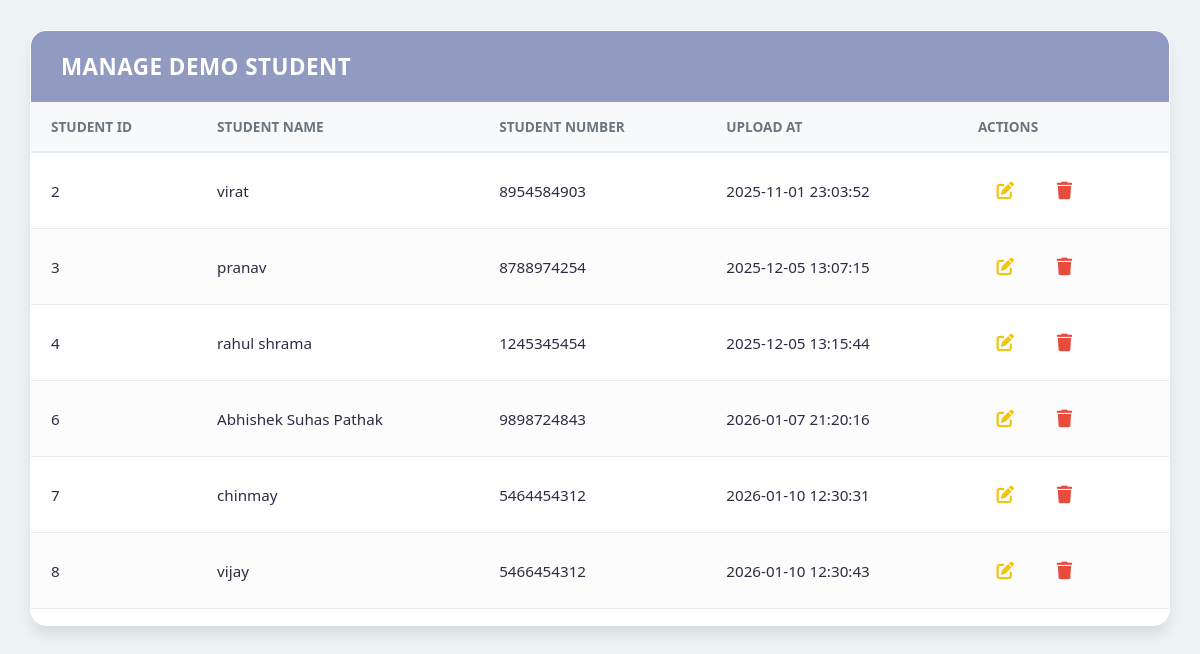
/show-details/show-demo-register-Std-details.php (signed in), run on the app's committed database.
### tables this page shows
CREATE TABLE `add_demo_students` (
  `Student_Id` int(11) NOT NULL,
  `student_name` varchar(40) NOT NULL,
  `student_num` varchar(10) NOT NULL,
  `created_at` timestamp NOT NULL DEFAULT current_timestamp()
);

### includes/security.php (called while the page is built, shortened)
<?php
function csrf_token()
{
    return $_SESSION['csrf_token'];
}
function generate_csrf_token()
{
    return csrf_token();
}

### show-details/show-demo-register-Std-details.php (the view, shortened to what this page needs)
<?php
require '../includes/config.php';
require '../includes/security.php';
$csrf_token = generate_csrf_token();
$query = "SELECT * FROM add_demo_students";
$data = mysqli_query($con, $query);
$total = mysqli_num_rows($data);
?>
<html>
<head>
    <link href="https://cdnjs.cloudflare.com/ajax/libs/font-awesome/6.4.0/css/all.min.css" rel="stylesheet">
     <link rel="stylesheet" href="../css/details/class-function.css?v=<?php echo time(); ?>">
</head>
<body class="fixed-scroll-page">
    <div class="card fixed-scroll-card">
        <div class="card-header fixed-scroll-header">
            <h2 class="card-title">Manage Demo Student</h2>
        </div>
        <form action="" method="POST">
            <div class="card-body">
                <table class="details-table">
                    <thead>
                        <tr>
                            <th>Student Id </th>
                            <th>Student Name</th>
                            <th>Student Number</th>
                            <th>Upload At</th>
                            <th>Actions</th>
                        </tr>
                    </thead>
                    <tbody>
                        <?php
                        if ($total > 0) {
                            while ($result = mysqli_fetch_assoc($data)) {
                                if (isset($_GET['edit_id']) && $_GET['edit_id'] == $result['Student_Id']) {
                                    echo "<tr>
                            <td>
                                " . $result['Student_Id'] . "
                                <input type='hidden' name='id' value='" . $result['Student_Id'] . "'>
                            </td>
                            <td><input type='text' name='sname' value='" . $result['student_name'] . "'></td>
                            <td><input type='tel' name='snum' maxlength='10' value=' " . $result['student_num'] . "'></td>
                            <td>" . $result['created_at'] . "</td>
                            <td class='action-buttons'>
                                <button type='submit' name='save_btn' title='Save Changes'>
                                    <i class='fa-solid fa-check'></i>
                                </button>
                                <a href='show-demo-register-Std-details.php' title='Cancel' class='btn-cancel'>
                                    <i class='fa-solid fa-xmark'></i>
                                </a>
                            </td>
                        </tr>";
                                } else {
                                    echo "<tr>
                            <td>" . $result['Student_Id'] . "</td>
                            <td>" . $result['student_name'] . "</td>
                            <td>" . $result['student_num'] . "</td>
                            <td>" . $result['created_at'] . "</td>
                            <td class='action-buttons'>
                                <a href='show-demo-register-Std-details.php?edit_id=" . $result['Student_Id'] . "' class='btn-edit' title='Edit'>
                                    <i class='fa-solid fa-pen-to-square'></i>
                                </a>
                                <a href='show-demo-register-Std-details.php?delete_id=" . $result['Student_Id'] . "&csrf_token=" . urlencode($csrf_token) . "' class='btn-delete' onclick='return confirm(\"Are you sure you want to delete?\")' title='Delete'>
                                    <i class='fa-solid fa-trash'></i>
                                </a>
                            </td>
                        </tr>";
                                }
                            }
                        } else {
                            echo "<tr><td colspan='10' style='text-align:center;'>No Records Found</td></tr>";
                        }
                        ?>
                    </tbody>
                </table>
            </div>
        </form>
    </div>
</body>
</html>

### css/details/class-function.css (style rules this page uses)
:root { --primary-color: #4361ee; --secondary-color: #f8f9fa; --text-dark: #2b2d42; --text-light: #6c757d; --border-color: #e9ecef; --success-color: #2ecc71; --danger-color: #e74c3c; --warning-color: #f1c40f; }
body { font-family: 'Segoe UI', 'Roboto', sans-serif; background-color: #edf2f4; color: var(--text-dark); margin: 0; padding: 30px; }
.card { background-color: #ffffff; border-radius: 16px; box-shadow: 0 10px 15px -3px rgba(0, 0, 0, 0.1); overflow: hidden; border: 1px solid white; }
.card-header { background-color: #919ac1; padding: 20px 30px; color: white; }
.card-title { font-size: 1.4rem; font-weight: 600; margin: 0; text-transform: uppercase; letter-spacing: 0.5px; }
.card-body { padding: 0; overflow-x: auto; }
.details-table { width: 100%; border-collapse: collapse; min-width: 900px; }
.details-table thead tr { background-color: #f8f9fa; }
.details-table th { padding: 15px 20px; font-size: 0.85rem; font-weight: 700; color: var(--text-light); text-transform: uppercase; border-bottom: 2px solid var(--border-color); text-align: left; }
.details-table td { padding: 12px 20px; font-size: 0.95rem; color: var(--text-dark); border-bottom: 1px solid var(--border-color); vertical-align: middle; }
.details-table tbody tr:nth-of-type(even) { background-color: #fcfcfc; }
.action-buttons { white-space: nowrap; }
.action-buttons a, .action-buttons button { border: none; background: none; cursor: pointer; font-size: 1.1rem; padding: 8px; margin: 0 2px; border-radius: 50%; transition: all 0.2s ease; display: inline-flex; align-items: center; justify-content: center; width: 35px; height: 35px; text-decoration: none; }
.btn-edit { color: var(--warning-color); background-color: rgba(241, 196, 15, 0.1); }
.btn-delete, .btn-cancel { color: var(--danger-color); background-color: rgba(231, 76, 60, 0.1); }

### data on the page
add_demo_students: Student_Id "2", student_name "virat", student_num "8954584903", created_at "2025-11-01 23:03:52"
add_demo_students: Student_Id "3", student_name "pranav", student_num "8788974254", created_at "2025-12-05 13:07:15"
add_demo_students: Student_Id "4", student_name "rahul shrama", student_num "1245345454", created_at "2025-12-05 13:15:44"
add_demo_students: Student_Id "6", student_name "Abhishek Suhas Pathak", student_num "9898724843", created_at "2026-01-07 21:20:16"
add_demo_students: Student_Id "7", student_name "chinmay", student_num "5464454312", created_at "2026-01-10 12:30:31"
add_demo_students: Student_Id "8", student_name "vijay", student_num "5466454312", created_at "2026-01-10 12:30:43"
